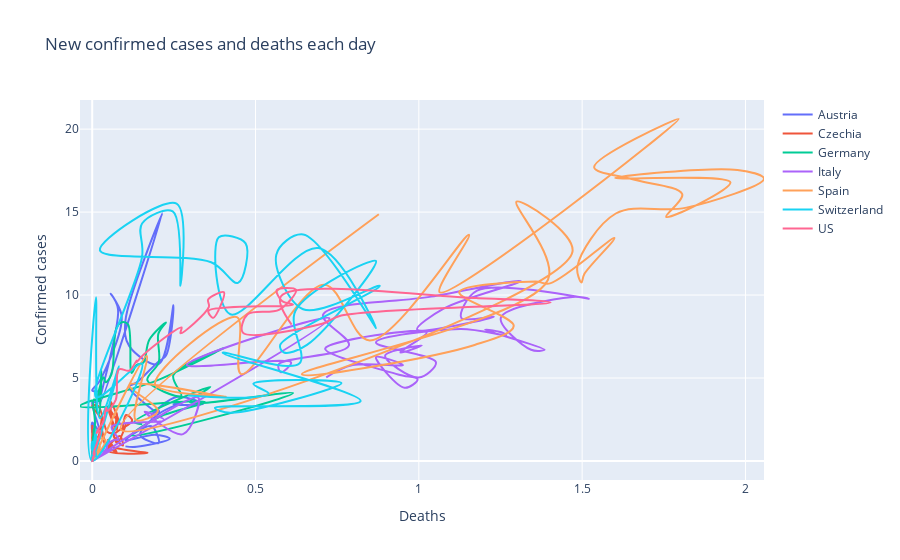

Notebook source saved alongside this figure:
### Markdown cell above
## No averaging

### Code cell
fig = go.Figure()
for i, d in enumerate(deaths):
    fig.add_trace(go.Scatter(
        x=deaths[i], 
        y=confirmed[i],
        line_shape='spline',
        name=countries[i]))
fig.update_layout(title='New confirmed cases and deaths each day',
                   xaxis_title='Deaths',
                   yaxis_title='Confirmed cases')
fig.show()

# for scatterplot
# fig = px.scatter(x=deaths[0], y=confirmed[0], color=np.arange(deaths.shape[1]),trendline="lowess")
